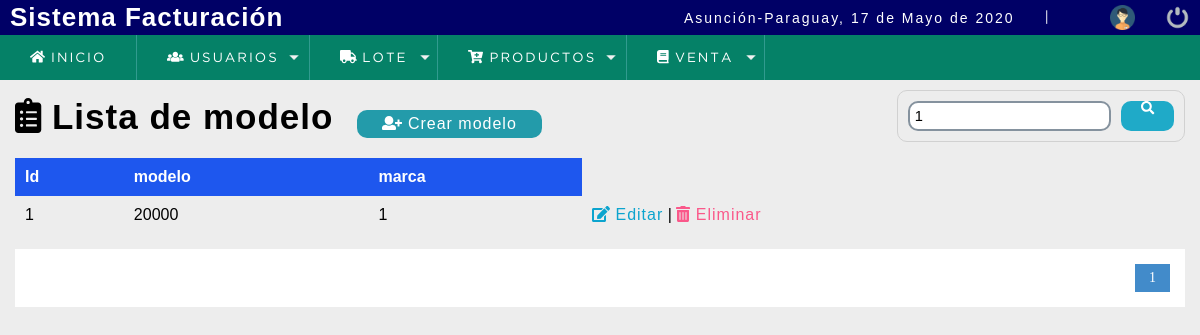
Page /sistema/buscar_modelo.php?busqueda=1 (signed in) on the committed database.
### tables this page shows
CREATE TABLE `modelo` (
  `modelo_id` int(11) NOT NULL,
  `modelo_descripcion` varchar(45) DEFAULT NULL,
  `marca_id` int(11) NOT NULL
);

### sistema/buscar_modelo.php (the view, shortened to what this page needs)
<?php
include "../conexion.php";
 ?>
<!DOCTYPE html>
<html lang="en">
<head>
<?php include "includes/scripts.php";?>
</head>
<body>
<?php include "includes/header.php"; ?>
	<section id="container">
    <?php
      $busqueda = mb_strtolower($_REQUEST['busqueda']);
     ?>
		<h1><i class="fas fa-clipboard-list"></i> Lista de modelo</h1>
		<a href="registro_modelo.php" class="btn_new"><i class="fas fa-user-plus"></i> Crear modelo</a>
		<form action="buscar_modelo.php" method="get" class="form_search">
			<input type="text" name="busqueda" id="busqueda" placeholder="Buscar" value="<?php echo $busqueda; ?>">
				<button type="submit" class="btn_search"><i class="fas fa-search"></i></button>
		</form>
		<table>
			<tr>
				<th>Id</th>
				<th>modelo</th>
				<th>marca</th>
      </tr>
			<?php
				$sql_register = mysqli_query($conection,"SELECT count(*) as total_registro
																								 from modelo m, marca ma
																								 WHERE
																								 (modelo_id LIKE '%$busqueda%' OR
																									modelo_descripcion LIKE '%$busqueda%' OR
																							  	modelo_descripcion LIKE '%$busqueda%') AND
																									m.marca_id = ma.marca_id");
				$result_register = mysqli_fetch_array($sql_register);
				$total_registro = $result_register['total_registro'];
				$por_pagina = 5;
				if (empty($_GET['pagina']))
				{
						$pagina = 1;
				}else {
					$pagina = $_GET['pagina'];
				}
				$desde = ($pagina-1) * $pagina;
				$total_paginas = ceil($total_registro / $por_pagina);
					$query = mysqli_query($conection, "SELECT * FROM modelo m
																										INNER JOIN marca ma ON m.marca_id = ma.marca_id
																										WHERE
  																								 (modelo_id LIKE '%$busqueda%' OR
																										modelo_descripcion LIKE '%$busqueda%' OR
																								  	modelo_descripcion LIKE '%$busqueda%')
																						 				LIMIT $desde,$por_pagina");
					$result = mysqli_num_rows($query);
					if ($result >0 )
					{
						while ($data = mysqli_fetch_array($query))
						{
      ?>
			<tr>
				<td><?php echo $data[0]; ?></td>
				<td><?php echo $data[1]; ?></td>
				<td><?php echo $data[2]; ?></td>
				<td>
					<a class="link_edit" href="editar_modelo.php?id=<?php echo $data[0]; ?>"><i class="fas fa-edit"></i> Editar</a>
					|
					<a class="link_delete" href="eliminar_confirmar_modelo.php?id=<?php echo $data[0]; ?>"><i class="fas fa-trash-alt"></i> Eliminar</a>
				</td>
			</tr>
     <?php
		      }
	       }
     ?>
		</table>
		<?php
			if ($total_registro !=0) {
		 ?>
		<div class="paginador">
			<ul>
				<?php
					for ($i=1; $i <= $total_paginas; $i++)
					{
						if ($i == $pagina)
						{
							echo '<li class="pageSelected"> '.$i.' </li>';
						}else
						{
								echo '<li> <a href="?pagina='.$i.'&busqueda='.$busqueda.'">'.$i. '</a> </li>';
						}
					}
				 ?>
			</ul>
		</div>
		<?php
			}
		 ?>
	</section>
</body>
</html>

### sistema/css/style.css (style rules this page uses)
* { margin: 0; padding: 0; box-sizing: border-box; }
body { background: #ededed; }
h1, h2, h3, h4, h5, h6 { font-family: 'arial'; font-weight: bold; letter-spacing: 1px; }
h1 { font-size: 26px; }
a { text-decoration: none; font-family: arial; letter-spacing: 1px; }
#container { padding: 90px 15px 15px; }
form { background: #3D789B; margin: auto; padding: 20px 50px; border: 1px solid #d1d1d1; border-radius: 10px; }
input,select,textarea,select, option { display: block; width: 100%; font-size: 11pt; padding: 5px; border: 2px solid #85929e; border-radius: 10px; }
#container h1 { font-size: 35px; display: inline-block; }
.btn_new { display: inline-block; background: #239baa; color: #fff; padding: 5px 25px; border-radius: 10px; margin: 20px; }
table { border-collapse: collapse; font-size: 12pt; font-family: 'arial'; width: 100%; }
table th { text-align: left; padding: 10px; background: #1E57EE; color: #fff; }
table tr:nth-child(odd) { background: #fff; }
table td { padding: 10px; }
.link_edit { color: #0ca4ce; }
.link_delete { color: #f26b; }
.paginador ul { padding: 15px; list-style: none; background: #fff; margin-top: 15px; display: -webkit-flex; display: -moz-flex; display: -ms-flex; display: -o-flex; display: flex; justify-content: flex-end; }
.paginador a, .pageSelected { color: #428bca; border: 1px solid #ddd; padding: 5px; display: inline-block; font-size: 14px; text-align: center; width: 35px; }
.pageSelected { color: #fff; background: #428bca; border: 1px solid #428bca; }
.form_search { display: -webkit-flex; display: -moz-flex; display: -ms-flex; display: -o-flex; display: flex; float: right; background: initial; padding: 10px; border-radius: 10px; }
.form_search .btn_search { background: #1faac8; color: #fff; padding: 0 20px; border: 1px; cursor: pointer; margin-left: 10px; display: -webkit-flex; display: -moz-flex; display: -ms-flex; display: -o-flex; display: flex; border-radius: 10px; }

### rows in the picture
modelo: modelo_id "1", modelo_descripcion "20000", marca "1"

### other values in the picture
fechaC() "17 de Mayo de 2020"
